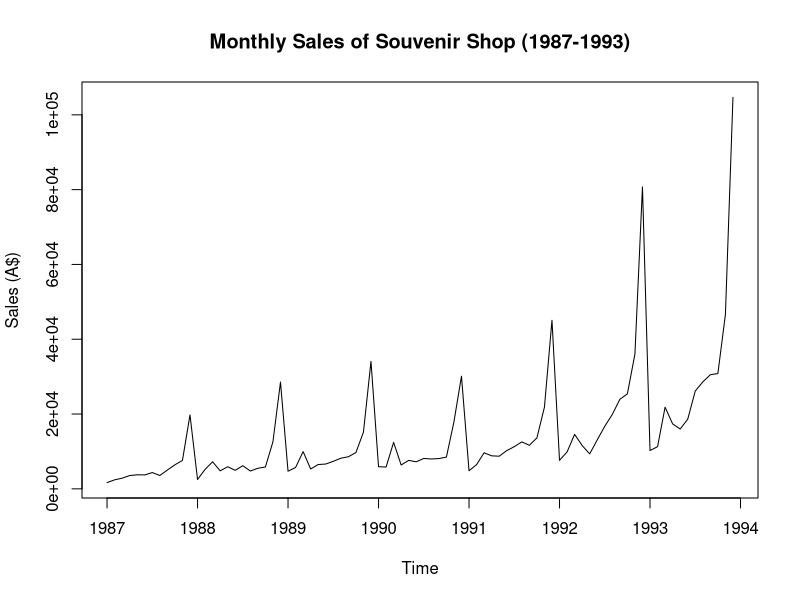
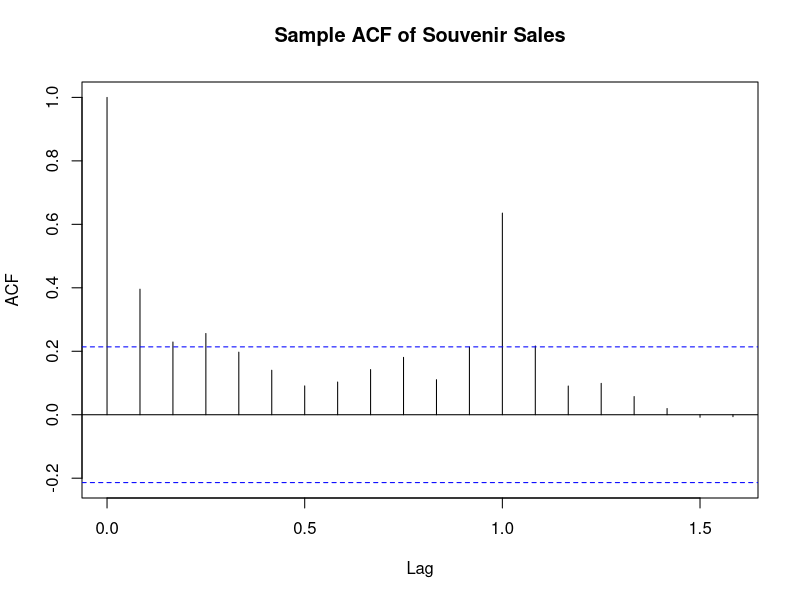
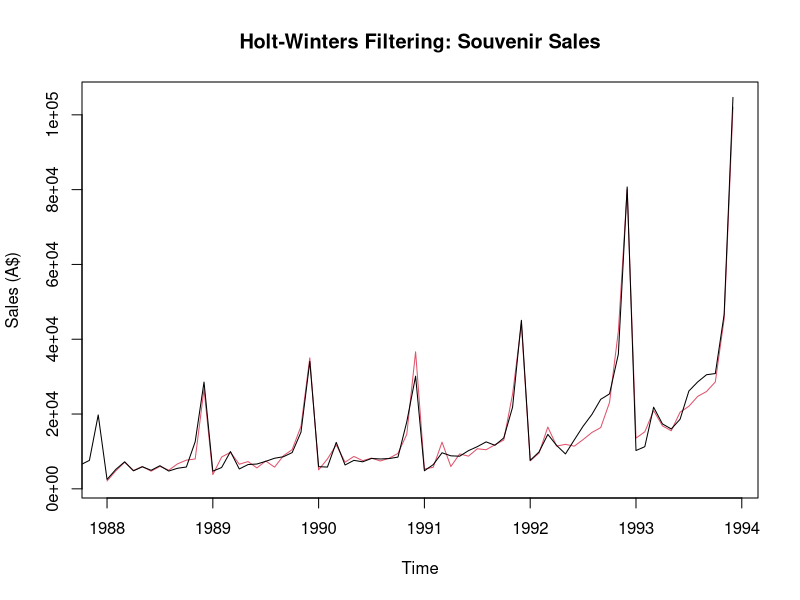

The R script that drew these images, in order:
## ---- chunk 1
knitr::opts_chunk$set(echo = TRUE)
#if you do not have the package, type install.packages("name_of_the_package")
library(knitr)
library(tseries)
library(zoo)
## ---- chunk 2
# this is where your R code goes
library(forecast)

souvenir <- scan("souvenir.txt")

souvenir_ts <- ts(souvenir, start = c(1987, 1), frequency = 12)

plot(souvenir_ts, 
     main = "Monthly Sales of Souvenir Shop (1987-1993)", 
     ylab = "Sales (A$)",
     xlab = "Time")

acf(souvenir_ts, main = "Sample ACF of Souvenir Sales")

## ---- chunk 3
# this is where your R code goes
holt_model <- HoltWinters(souvenir_ts, seasonal = "multiplicative")
holt_model

plot(holt_model,
     main = "Holt-Winters Filtering: Souvenir Sales",
     ylab = "Sales (A$)",
     xlab = "Time")
## ---- chunk 4
# this is where your R code goes
